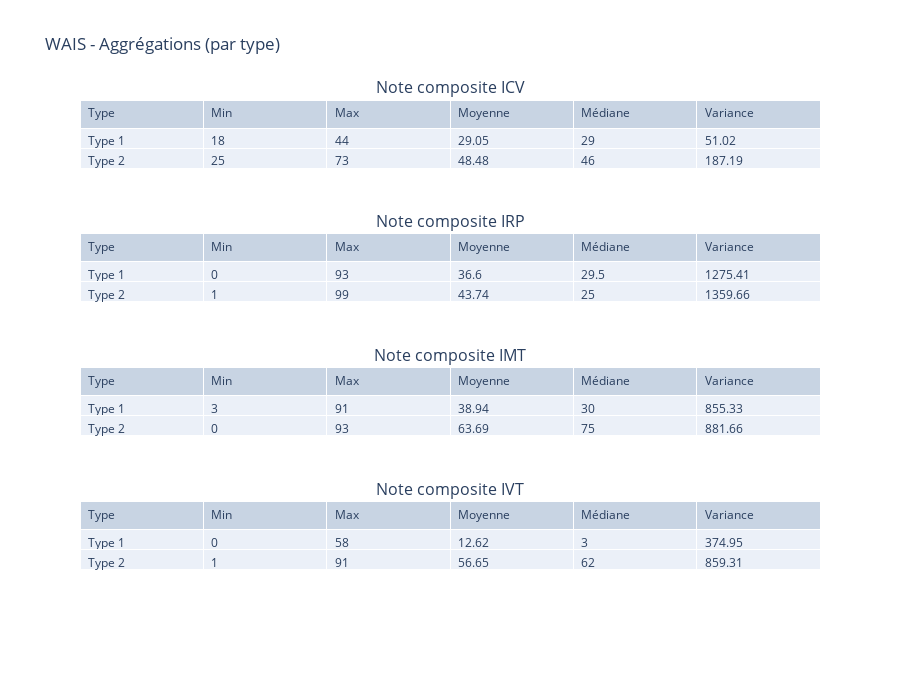

Source (notebook cell):
### Code cell
#Par type et lsf
df_wais_agg_by_type = df_wais_b.groupby('Type').agg(['min', 'max', 'mean', 'median', 'var'])

df_wais_agg_by_type= df_wais_agg_by_type.round(2)

df_wais_agg_by_type.reset_index(inplace=True)

df_wais_agg_by_type = df_wais_agg_by_type.droplevel(0,1)

titles_s = ["Type","Min", "Max", "Moyenne", "Médiane", "Variance"]
titles_lsf = ["Interprète","Min", "Max", "Moyenne", "Médiane", "Variance"]
#Aggrégation par type

wais_agg_type_table_a = go.Table(
                header=dict(values=titles_s, align='left'),
                cells=dict(values=[df_wais_agg_by_type.iloc[:, 0],
                                   df_wais_agg_by_type.iloc[:, 1],
                                   df_wais_agg_by_type.iloc[:, 2],
                                   df_wais_agg_by_type.iloc[:, 3],
                                   df_wais_agg_by_type.iloc[:, 4],
                                   df_wais_agg_by_type.iloc[:, 5] ], align='left'))

wais_agg_type_table_b = go.Table(
                header=dict(values=titles_s, align='left'),
                cells=dict(values=[df_wais_agg_by_type.iloc[:, 0],
                                   df_wais_agg_by_type.iloc[:, 11],
                                   df_wais_agg_by_type.iloc[:, 12],
                                   df_wais_agg_by_type.iloc[:, 13],
                                   df_wais_agg_by_type.iloc[:, 14],
                                   df_wais_agg_by_type.iloc[:, 15] ], align='left'))

wais_agg_type_table_c =  go.Table(
                header=dict(values=titles_s, align='left'),
                cells=dict(values=[df_wais_agg_by_type.iloc[:, 0],
                                   df_wais_agg_by_type.iloc[:, 21],
                                   df_wais_agg_by_type.iloc[:, 22],
                                   df_wais_agg_by_type.iloc[:, 23],
                                   df_wais_agg_by_type.iloc[:, 24],
                                   df_wais_agg_by_type.iloc[:, 25] ], align='left'))

wais_agg_type_table_d =  go.Table(
                header=dict(values=titles_s, align='left'),
                cells=dict(values=[df_wais_agg_by_type.iloc[:, 0],
                                   df_wais_agg_by_type.iloc[:, 31],
                                   df_wais_agg_by_type.iloc[:, 32],
                                   df_wais_agg_by_type.iloc[:, 33],
                                   df_wais_agg_by_type.iloc[:, 34],
                                   df_wais_agg_by_type.iloc[:, 35] ], align='left'))


fig_wais_type_table = make_subplots(
    rows=4, cols=1,
    row_heights = [1, 1, 1, 1],
    subplot_titles=("Note composite ICV", "Note composite IRP", "Note composite IMT", "Note composite IVT"),
    shared_xaxes=False,
    vertical_spacing=0.03,
    specs=[[{"type": "table"}],
           [{"type": "table"}],
           [{"type": "table"}],
           [{"type": "table"}]]
)

fig_wais_type_table.add_trace(wais_agg_type_table_a, row=1, col=1)
fig_wais_type_table.add_trace(wais_agg_type_table_b, row=2, col=1)
fig_wais_type_table.add_trace(wais_agg_type_table_c, row=3, col=1)
fig_wais_type_table.add_trace(wais_agg_type_table_d, row=4, col=1)

fig_wais_type_table.update_layout(
    height=700,
    showlegend=False,
    title_text="WAIS - Aggrégations (par type)"
)

### Figure 1 — Plotly figure (JSON) as saved in the notebook; plotly's stock layout.template omitted (floating-point values rounded to 4 significant figures)
{"data": [{"cells": {"align": "left", "values": [["Type 1", "Type 2"], [18, 25], [44, 73], [29.05, 48.48], [29, 46], [51.02, 187.2]]}, "domain": {"x": [0, 1], "y": [0.7725, 1]}, "header": {"align": "left", "values": ["Type", "Min", "Max", "Moyenne", "Médiane", "Variance"]}, "type": "table"}, {"cells": {"align": "left", "values": [["Type 1", "Type 2"], [0, 1], [93, 99], [36.6, 43.74], [29.5, 25], [1275.0, 1360.0]]}, "domain": {"x": [0, 1], "y": [0.515, 0.7425]}, "header": {"align": "left", "values": ["Type", "Min", "Max", "Moyenne", "Médiane", "Variance"]}, "type": "table"}, {"cells": {"align": "left", "values": [["Type 1", "Type 2"], [3, 0], [91, 93], [38.94, 63.69], [30, 75], [855.3, 881.7]]}, "domain": {"x": [0, 1], "y": [0.2575, 0.485]}, "header": {"align": "left", "values": ["Type", "Min", "Max", "Moyenne", "Médiane", "Variance"]}, "type": "table"}, {"cells": {"align": "left", "values": [["Type 1", "Type 2"], [0, 1], [58, 91], [12.62, 56.65], [3, 62], [374.9, 859.3]]}, "domain": {"x": [0, 1], "y": [0, 0.2275]}, "header": {"align": "left", "values": ["Type", "Min", "Max", "Moyenne", "Médiane", "Variance"]}, "type": "table"}], "layout": {"annotations": [{"font": {"size": 16}, "showarrow": false, "text": "Note composite ICV", "x": 0.5, "xanchor": "center", "xref": "paper", "y": 1, "yanchor": "bottom", "yref": "paper"}, {"font": {"size": 16}, "showarrow": false, "text": "Note composite IRP", "x": 0.5, "xanchor": "center", "xref": "paper", "y": 0.7425, "yanchor": "bottom", "yref": "paper"}, {"font": {"size": 16}, "showarrow": false, "text": "Note composite IMT", "x": 0.5, "xanchor": "center", "xref": "paper", "y": 0.485, "yanchor": "bottom", "yref": "paper"}, {"font": {"size": 16}, "showarrow": false, "text": "Note composite IVT", "x": 0.5, "xanchor": "center", "xref": "paper", "y": 0.2275, "yanchor": "bottom", "yref": "paper"}], "height": 700, "showlegend": false, "title": {"text": "WAIS - Aggrégations (par type)"}}}
